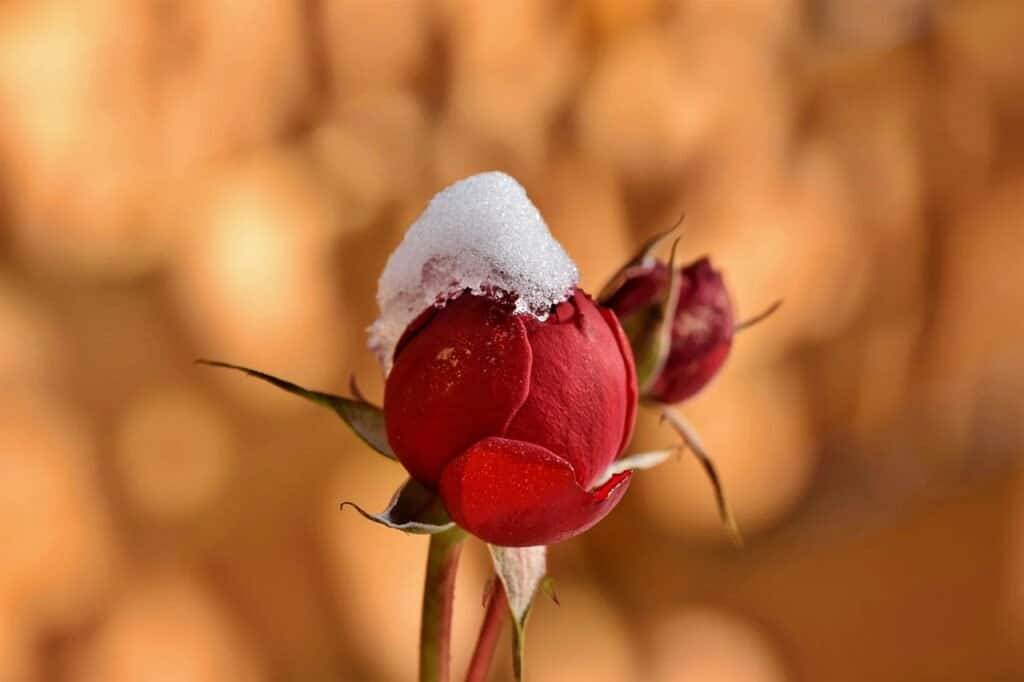
#> input picture OpenCV/test.jpg, 1024 x 682 px
$ jupyter execute OpenCV_Notes.ipynb
#> lines starting #> are read from the running program, lines starting #| are printed output that depends on the picture
# <span style="color:Teal">OpenCV Notes - Kaniesa Deswal</span>
*Source: https://learnopencv.com/getting-started-with-opencv/*

---

## <span style="color:Teal">1. Read, Display and Write an Image using OpenCV</span>

### <span style="color:DarkSlateGray">Reading An Image</span>

Use `imread(filename, flags)`

**Arguments:**

* <u>filename</u>: image name, which requires a fully qualified pathname to the file.
* <u>flags</u>: optional, to specify how the image should be represented (examples below)
    * `cv2.IMREAD_UNCHANGED`  or `-1`
    * `cv2.IMREAD_GRAYSCALE`  or `0`
    * `cv2.IMREAD_COLOR`  or `1`

Note: default for flags is 1, which is coloured (other flag types [here](https://docs.opencv.org/4.x/d8/d6a/group__imgcodecs__flags.html#ga61d9b0126a3e57d9277ac48327799c80))

[cell 1]
# import cv2 library
import cv2
img_color = cv2.imread('test.jpg', 1)
#> img_color is the input picture: shape (682, 1024, 3); mean B, G, R 60.4, 110.8, 184
img_grayscale = cv2.imread('test.jpg', 0)
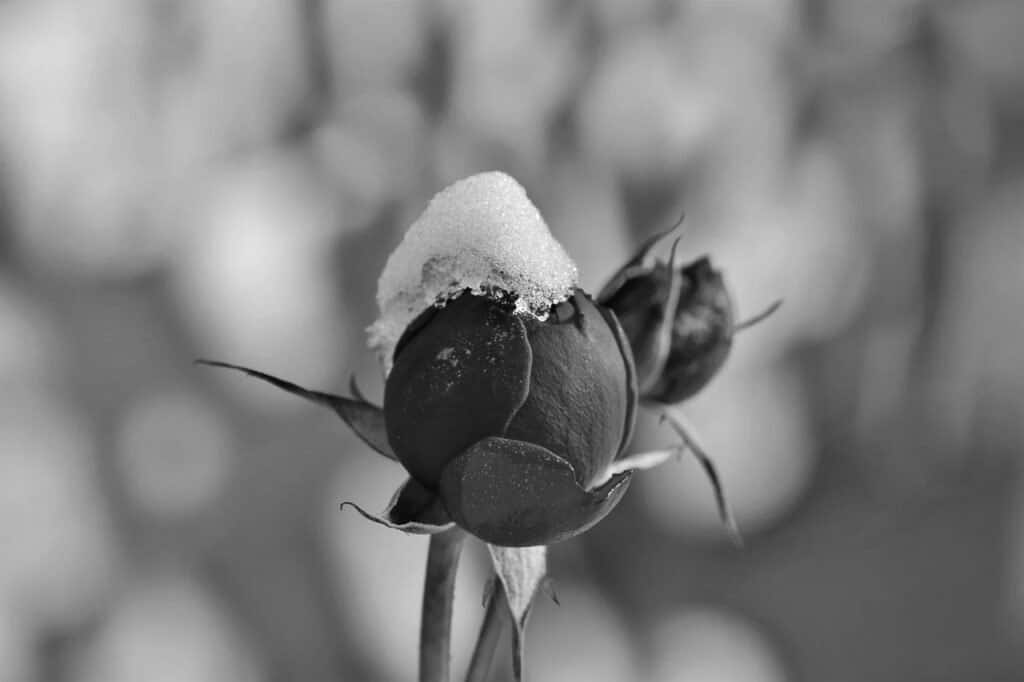
#> img_grayscale: shape (682, 1024); min 0, max 255, mean 127
img_unchanged = cv2.imread('test.jpg', -1)

### <span style="color:DarkSlateGray">Displaying An Image</span>

Use `imshow(window_name, image)`

**Arguments:**
* <u>window_name</u>: the name that will be displayed on the window
* <u>image</u>: the image you want to display

Note: designed to be used along with `waitKey()` and `destroyAllWindows()` / `destroyWindow()`

**Other Functions & More Details:**
* <u>Multiple  Images</u>: Specify a new window name for every image to display
* <u>`waitKey()`</u>: keyboard-binding function
  * single argument, time in ms, of how long window will be displayed
  * if user presses any key within this time, program continues
  * If argument is 0, program waits indefinitely for key press
  * can also set function to detect specific key strokes (e.g. Q or ESC)
* <u>`destroyAllWindows()`</u>: destroys all windows, clears window/image from main memory of system.
  * To destroy specific window, give exact window name as the argument

[cell 2]
# Display image inside window
cv2.imshow('color image', img_color)
cv2.imshow('grayscale image', img_grayscale)
cv2.imshow('unchanged image', img_unchanged)

# Waits for a keystroke
cv2.waitKey(0)

# Destroys all the windows created
cv2.destroyAllWindows()

### <span style="color:DarkSlateGray">Writing An Image</span>

Use `imwrite(filename, image)`

**Arguments**
* <u>filename</u>: the filename you're setting, which must include filename extension (e.g. .png, .jpg, etc.)
* <u>image</u>: the image you want to save. will return `True` if successfully saved

[cell 3]
cv2.imwrite('grayscale.jpg', img_grayscale)
#> Out = True

###
---

## <span style="color:Teal">2. Reading and Writing Videos using OpenCV</span>

### <span style="color:DarkSlateGray">Reading Video From a File</span>

Use `VideoCapture(path, apiPreference)`

**Arguments**
* <u>path</u>: the filename/path to the video file
* <u>apiPreference</u>: optional

Note: the optional argument on API preferences discussed down further below

**Other Functions & More Details:**
* <u>`isOpened()`</u>: returns a boolean that indicates if the video stream is valid
  * Otherwise, will get an error message (can mean many things including some frames or even entire video is corrupted)
* <u>`get()`</u>: method to retrieve important metadata associated with the video stream
  * Takes a single argument from [list](https://docs.opencv.org/4.x/d4/d15/group__videoio__flags__base.html#gaeb8dd9c89c10a5c63c139bf7c4f5704d) of options such as frame rate (`5` or `CAP_PROP_FPS`) and frame count (`7` or `CAP_PROP_FRAME_COUNT`)
  * Note: not applicable to web cameras

[cell 4]
# to ensure Jupyter Notebook can handle to mp4 files
# !pip install mediapy

import mediapy as media

[cell 5]
# Import Libraries
import cv2

# Create a video capture object (in this case, reading video from file)
vid_capture = cv2.VideoCapture("Cars.mp4")

# Confirm if video opened successfully
if( vid_capture.isOpened() == False ):
    print("Error opening the video file")
else:
    # Get frame rate information
    fps = int( vid_capture.get(5) )
    print("Frame Rate : ", fps, "frames per second")

    # Get frame count
    frame_count = vid_capture.get(7)
    print("Frame Count : ", frame_count)

Now use `vid_capture.read()`

**About Method**
* returns a tuple
* first element is a boolean (when True, indicates the video contains a frame to read)
* second element is the actual video frame

**Other Functions & More Details:**
* <u>Recall `imshow()`</u>: can use if there is a frame to read
  * displays the current frame in a window (otherwise exit the loop)
* <u>Recall `waitKey()`</u>: same as for images, see below for specific key use (new)
* <u>`vid_capture.read()`</u>: release the video-capture object


[cell 6]
while(vid_capture.isOpened()):
    ret, frame = vid_capture.read()
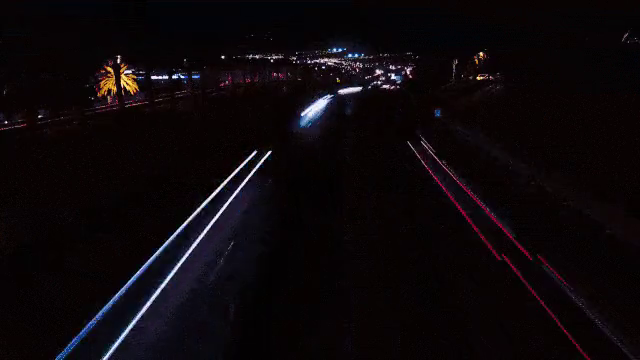
#> input picture frame 5 of OpenCV/Cars.mp4, 640 x 360 px
#> frame is the input picture: shape (360, 640, 3); mean B, G, R 10.3, 7.6, 12.8
    if ret == True: # if there is a frame to read
        cv2.imshow('Frame', frame)
        k = cv2.waitKey(20) # set k to waitKey for 20ms
#> (key Esc is pressed here)
        if k == 113: # 113 is ASCII for q
            break # continue loop if q pressed (waitkey linked to q)
    else:
        break

vid_capture.release()
cv2.destroyAllWindows()
